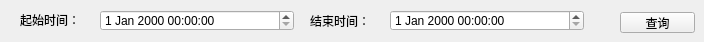
         <widget class="QWidget" name="tab">
          <attribute name="title">
           <string>按时间查询</string>
          </attribute>
          <widget class="QDateTimeEdit" name="dateTimeEdit_3">
           <property name="geometry">
            <rect>
             <x>100</x>
             <y>10</y>
             <width>194</width>
             <height>21</height>
            </rect>
           </property>
          </widget>
          <widget class="QPushButton" name="pushButton_26">
           <property name="geometry">
            <rect>
             <x>620</x>
             <y>12</y>
             <width>75</width>
             <height>21</height>
            </rect>
           </property>
           <property name="text">
            <string>查询</string>
           </property>
          </widget>
          <widget class="QLabel" name="label_87">
           <property name="geometry">
            <rect>
             <x>20</x>
             <y>10</y>
             <width>61</width>
             <height>20</height>
            </rect>
           </property>
           <property name="text">
            <string>起始时间：</string>
           </property>
          </widget>
          <widget class="QDateTimeEdit" name="dateTimeEdit_4">
           <property name="geometry">
            <rect>
             <x>390</x>
             <y>10</y>
             <width>194</width>
             <height>21</height>
            </rect>
           </property>
          </widget>
          <widget class="QLabel" name="label_88">
           <property name="geometry">
            <rect>
             <x>310</x>
             <y>10</y>
             <width>61</width>
             <height>21</height>
            </rect>
           </property>
           <property name="text">
            <string>结束时间：</string>
           </property>
          </widget>
         </widget>
